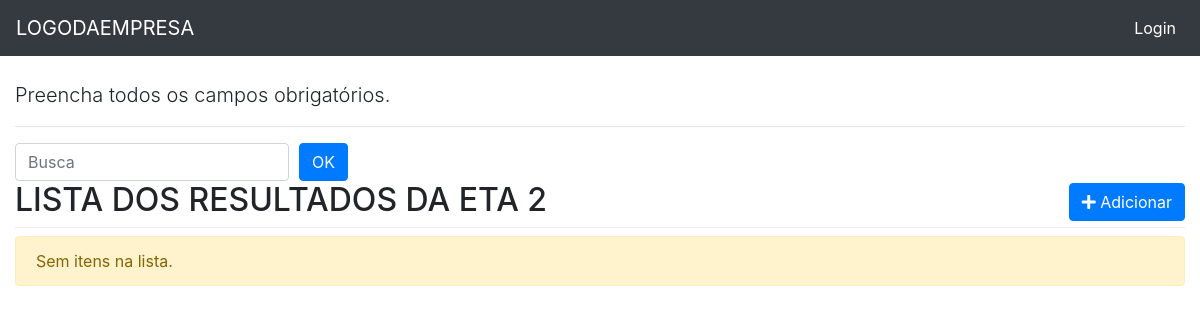
The page /eta_dois/list/ on the database as committed earlier.
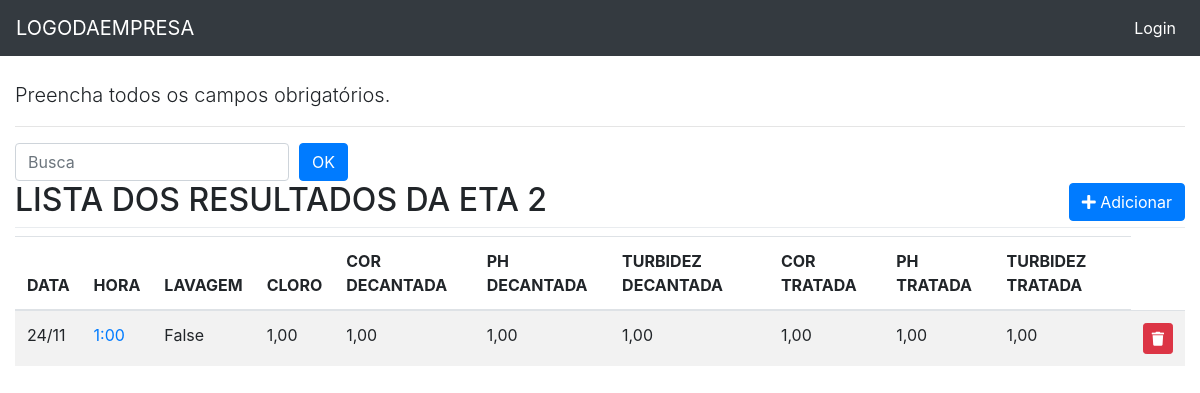
The same page on the database as committed later.
### eta_dois/models.py (models this page shows, shortened)
class Etadois(models.Model):
    data = models.DateField('Data', auto_now=False, auto_now_add=False)
    hora = models.CharField(max_length=5, choices=HORA_CHOICE)
    lavagem = models.BooleanField('Lavagem', default=False, blank=True)
    cloro = models.DecimalField('Cloro', max_digits=4, decimal_places=2, blank=True, null=True)
    cor_d = models.DecimalField('Cor Decantada', max_digits=4, decimal_places=2, blank=True, null=True)
    ph_d = models.DecimalField('Ph Decantada', max_digits=4, decimal_places=2, blank=True, null=True)
    turbidez_d = models.DecimalField('Turbidez Decantada', max_digits=4, decimal_places=2, blank=True, null=True)
    cor_t = models.DecimalField('Cor Tratada', max_digits=4, decimal_places=2, blank=True, null=True)
    ph_t = models.DecimalField('Ph Tratada', max_digits=4, decimal_places=2, blank=True, null=True)
    turbidez_t = models.DecimalField('Turbidez Tratada', max_digits=4, decimal_places=2, blank=True, null=True)
    class Meta:
        verbose_name = 'ETA DOIS'

### eta_dois/views.py (the view)
# urls.py: path('list/', v.eta_dois_list, name='eta_dois_list'),
def eta_dois_list(request):
    template_name = 'eta_dois_list.html'
    obj = Etadois.objects.all()
    context = {'object_list': obj}
    return render(request, template_name, context)

### eta_dois/templates/eta_dois_list.html (shortened to what this page needs)
{% extends "base.html" %}
{% load static %}
{% block content %}
    <p class="lead">
    Preencha todos os campos obrigatórios.
    </p>
<hr>
<div class="row">
  <div class="col-sm-6">
    <form action="." method="GET" class="form-inline">
      <input type="text" id="search" name="search" class="form-control" placeholder="Busca">
      <input type="submit" class="btn btn-primary" style="margin-left: 10px;" value="OK">
    </form>
  </div>
</div>
<div class="page-header">
    <h2>LISTA DOS RESULTADOS DA ETA 2
      <span class="pull-right">
        <a href="{% url 'eta_dois:eta_dois_add' %}">
          <button type="button" class="btn btn-primary">
            <span class="fa fa-plus"></span> Adicionar
          </button>
        </a>
      </span>
      <div class="dropdown-divider"></div>
    </h2>
    {% if object_list %}
    <div class="table-reponsive">
        <table class="table table-striped">
          <thead>
            <tr>
              <th>DATA</th>
              <th>HORA</th>
              <th>LAVAGEM</th>
              <th>CLORO</th>
              <th>COR DECANTADA</th>
              <th>PH DECANTADA</th>
              <th>TURBIDEZ DECANTADA</th>
              <th>COR TRATADA</th>
              <th>PH TRATADA</th>
              <th>TURBIDEZ TRATADA</th>
            </tr>
          </thead>
          <tbody>
          {% for object in object_list %}
              <tr>
                <td class="text-left">{{ object.data|date:"d/m" }}</td>
                <td>
                  <a href="{% url 'eta_dois:eta_dois_update' object.pk %}">{{ object.hora }}</a>
                </td>
                <td class="text-left">{{ object.lavagem }}</td>
                <td class="text-left">{{ object.cloro }}</td>
                <td class="text-left">{{ object.cor_d }}</td>
                <td class="text-left">{{ object.ph_d}}</td>
                <td class="text-left">{{ object.turbidez_d}}</td>
                <td class="text-left">{{ object.cor_t}}</td>
                <td class="text-left">{{ object.ph_t}}</td>
                <td class="text-left">{{ object.turbidez_t }}</td>
                <td>
                      <a href="{% url 'eta_dois:eta_dois_delete' object.pk %}" class="btn btn-danger btn-sm" title="Excluir"
                      onclick="return confirm('Tem certeza que deseja exluir?')">
                          <i class="fa fa-trash" aria-hidden="true"></i>
                      </a>
                </td>
              </tr>
          </tbody>
      {% endfor %}
        </table>
    </div>
  {% else %}
    <p class="alert alert-warning">Sem itens na lista.</p>
  {% endif %}
</div>
{% endblock content %}l>

### core/templates/base.html (shortened to what this page needs)
{% load static %}
<!doctype html>
<html lang="pt-br">
<head>
    <link rel="stylesheet" href="https://maxcdn.bootstrapcdn.com/bootstrap/4.0.0/css/bootstrap.min.css">
    <link rel="stylesheet" href="https://stackpath.bootstrapcdn.com/font-awesome/4.7.0/css/font-awesome.min.css">
    <link href="https://cdnjs.cloudflare.com/ajax/libs/select2/4.0.6-rc.0/css/select2.min.css" rel="stylesheet" />
    <link rel="stylesheet" href="https://use.fontawesome.com/releases/v5.7.2/css/all.css">
    <link href="{% static 'css/style.css' %}" rel ="stylesheet" >
</head>
<body>
    {% include 'includes/nav.html' %}
    <div class="container-fluid">
        {% block content %}
        {% endblock content %}
    </div>
</body>
</html>

### core/templates/includes/nav.html (shortened to what this page needs)
<nav class="navbar navbar-expand-md navbar-dark bg-dark fixed-top">
    <a class="navbar-brand" href="/admin/">LOGODAEMPRESA</a>
    <div class="collapse navbar-collapse" id="navbarsExampleDefault">
    <ul class="navbar-nav">
        <li class="nav-item dropdown">
            <a class="nav-link dropdown-toggle text-white" href="#"
                role="button" data-toggle="dropdown" aria-haspopup="true" aria-expanded="false">
                <span id="#">CADASTRO</span>
            </a>
            <div class="dropdown-menu" aria-labelledby="navbarDropdownMenuLink">
                <div class="dropdown-divider"></div>
                <a class="dropdown-item" href="{% url 'captacao:captacao_list' %}">
                    <i class="fa fa-sign-out" aria-hidden="true"></i>
                    BRUTA
                </a>
                <div class="dropdown-divider"></div>
                <a class="dropdown-item" href="{% url 'eta_um:eta_um_list' %}">
                    <i class="fa fa-sign-out" aria-hidden="true"></i>
                    ETA 1
                </a>
                <div class="dropdown-divider"></div>
                <a class="dropdown-item" href="{% url 'eta_dois:eta_dois_list' %}">
                    <i class="fa fa-sign-out" aria-hidden="true"></i>
                    ETA 2
                </a>
                <div class="dropdown-divider"></div>
                <a class="dropdown-item" href="#">
                    <i class="fa fa-sign-out" aria-hidden="true"></i>
                    ETA 3
                </a>
                <div class="dropdown-divider"></div>
                <a class="dropdown-item" href="#">
                    <i class="fa fa-sign-out" aria-hidden="true"></i>
                    ETA 4
                </a>
                <div class="dropdown-divider"></div>
                <a class="dropdown-item" href="#">
                    <i class="fa fa-sign-out" aria-hidden="true"></i>
                    ETA 5
                </a>
                <div class="dropdown-divider"></div>
                <a class="dropdown-item" href="#">
                    <i class="fa fa-sign-out" aria-hidden="true"></i>
                    SAÍDA
                </a>
            </div>
        </li>
    </ul>
    <ul class="navbar-nav ml-auto">
        <li class="nav-item dropdown">
            <a class="nav-link dropdown-toggle text-white" href="#" id="navbarDropdownMenuLink"
                role="button" data-toggle="dropdown" aria-haspopup="true" aria-expanded="false">
                <i class="fa fa-user-circle" aria-hidden="true"></i>
                <span id="username">{{ request.user }}</span>
            </a>
            <div class="dropdown-menu" aria-labelledby="navbarDropdownMenuLink">
                <div class="dropdown-divider"></div>
                <a class="dropdown-item" href="#">
                    <i class="fa fa-sign-out" aria-hidden="true"></i>
                    Sair
                </a>
            </div>
        </li>
        <li class="navbar-nav ml-auto">
            <a class="nav-link text-white" href="#">
                <i class="fa fa-sign-in" aria-hidden="true" aria-expanded="false"></i>
                Login
            </a>
        </li>
</nav>

### core/static/css/style.css (style rules this page uses)
body { margin-top: 80px; }

Rows that differ between the two databases and show on the page:
added Etadois: data "24/11", hora "1:00", lavagem "False", cloro "1,00", cor_d "1,00", ph_d "1,00", turbidez_d "1,00", cor_t "1,00", ph_t "1,00", turbidez_t "1,00"
Other text that changed with them:
text no longer shown: "Sem itens na lista."
text now shown: "DATA HORA LAVAGEM CLORO COR DECANTADA PH DECANTADA TURBIDEZ DECANTADA COR TRATADA PH TRATADA TURBIDEZ TRATADA"
